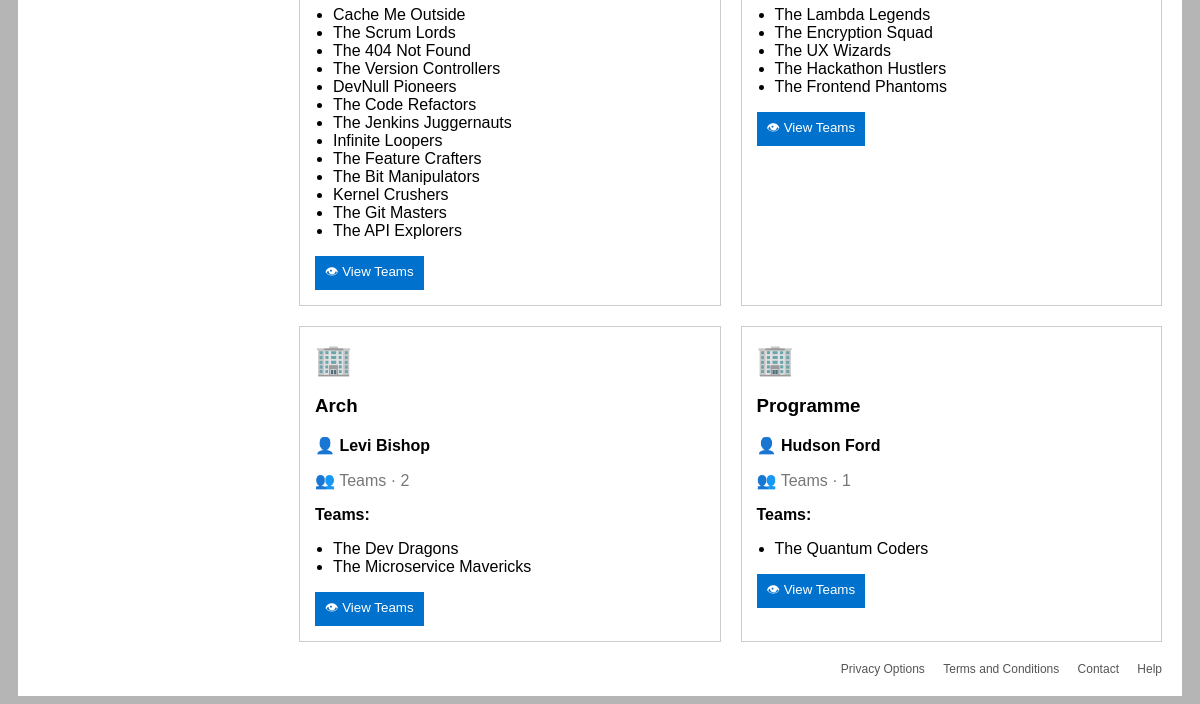
The app's page /departments/ (signed in, lower part), older data.
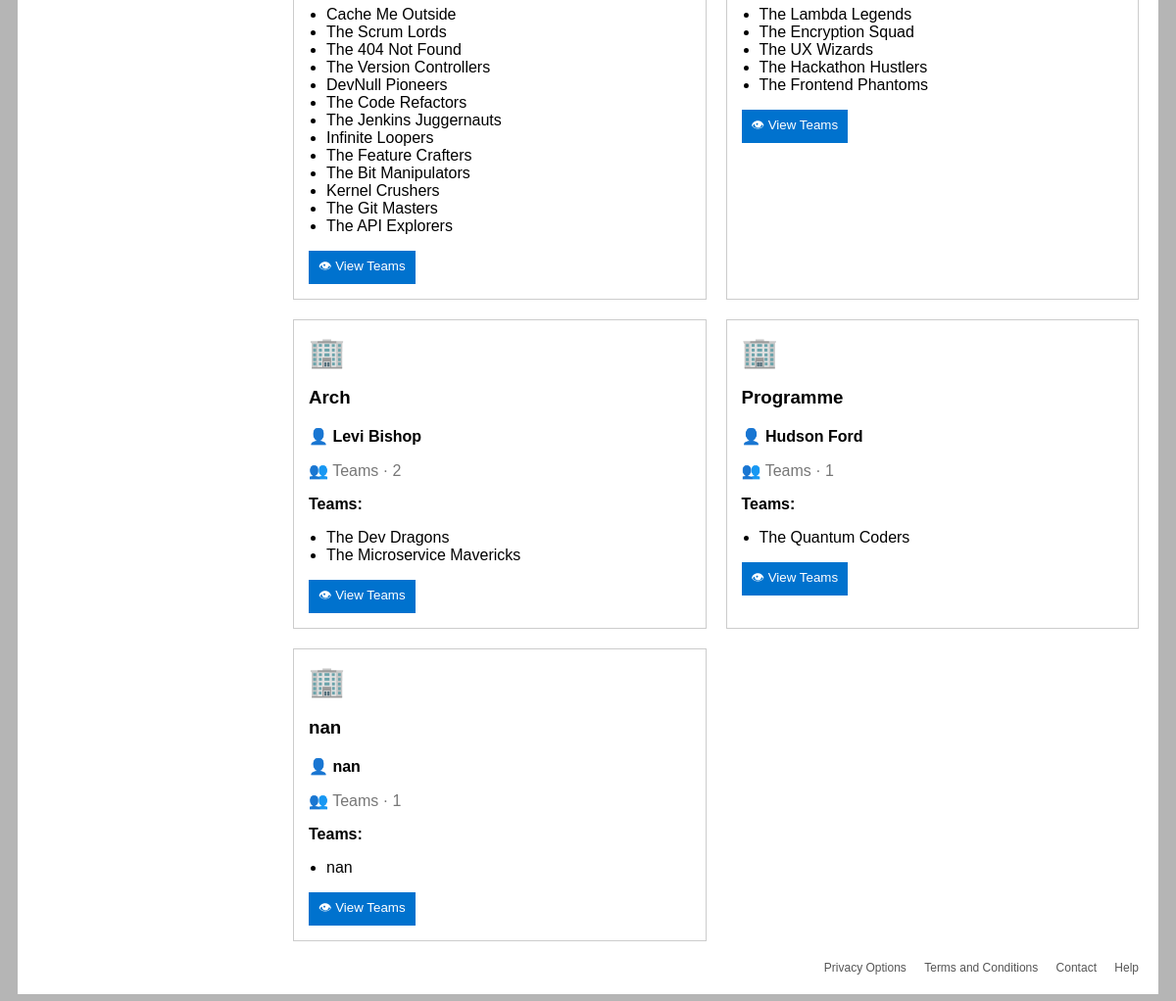
The same page, newer data.
### dashboard/models.py (models this page shows, shortened)
class Team(models.Model):
    name = models.CharField(max_length=100)
    department = models.ForeignKey(Department, on_delete=models.CASCADE)
    team_leader = models.ForeignKey(
        Person,   # now works because Person is defined above
        on_delete=models.SET_NULL,
        null=True,
        blank=True
    )

class Department(models.Model):
    name = models.CharField(max_length=100)
    department_head = models.ForeignKey(
        'Person',  # string is fine here
        on_delete=models.SET_NULL,
        null=True,
        blank=True,
        related_name="headed_departments"
    )

class Person(models.Model):
    user = models.OneToOneField(User, on_delete=models.CASCADE, null=True, blank=True)
    name = models.CharField(max_length=100)

### dashboard/views.py (the view)
# urls.py: path("departments/", views.departments_view, name="departments"),
@login_required
def departments_view(request):
    departments = Department.objects.all()
    return render(request, "departments.html", {
        "departments": departments
    })

### templates/departments.html (shortened to what this page needs)
{% extends "base.html" %}
{% block content %}
<div style="display:grid; grid-template-columns:repeat(2, 1fr); gap:20px;">
    {% for dept in departments %}
    <div style="border:1px solid #ccc; padding:15px;">
        <div style="font-size:30px; margin-bottom:8px; color:purple;">
            🏢
        </div>
        <h3>{{ dept.name }}</h3>
        <p>
            👤 <strong>
                {% if dept.team_set.first %}
                    {{ dept.team_set.first.team_leader.name }}
                {% else %}
                    Not assigned
                {% endif %}
            </strong>
        </p>
        <p style="color:#777;">
            👥 Teams · {{ dept.team_set.count }}
        </p>
        <p><strong>Teams:</strong></p>
        <ul style="padding-left:18px;">
            {% for team in dept.team_set.all %}
                <li>{{ team.name }}</li>
            {% empty %}
                <li>No teams</li>
            {% endfor %}
        </ul>
        <div style="margin-top:10px;">
            <a href="{% url 'teams' %}">
                <button style="background:#0072ce; color:white; border:none; padding:6px 10px;">
                    👁 View Teams
                </button>
            </a>
        </div>
    </div>
    {% endfor %}
</div>
{% endblock %}

Row changes from the older to the newer data that the page shows:
added Department: name "nan", team_set.first.team_leader.name "nan", team_set.count "1"
added Team: name "nan"
